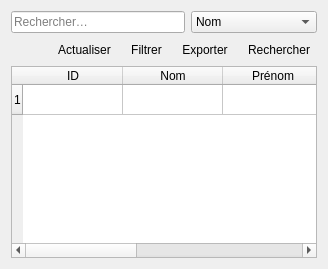
          <widget class="QWidget" name="consulterpersonnel">
           <layout class="QVBoxLayout" name="consulterLayout">
            <item>
             <layout class="QHBoxLayout" name="horizontalLayout">
              <item>
               <widget class="QLineEdit" name="lineEdit">
                <property name="placeholderText">
                 <string>Rechercher…</string>
                </property>
               </widget>
              </item>
              <item>
               <widget class="QComboBox" name="comboBox">
                <item>
                 <property name="text">
                  <string>Nom</string>
                 </property>
                </item>
                <item>
                 <property name="text">
                  <string>Email</string>
                 </property>
                </item>
                <item>
                 <property name="text">
                  <string>Rôle</string>
                 </property>
                </item>
                <item>
                 <property name="text">
                  <string>Date d'embauche</string>
                 </property>
                </item>
               </widget>
              </item>
             </layout>
            </item>
            <item>
             <layout class="QHBoxLayout" name="horizontalLayout_2">
              <item>
               <spacer name="horizontalSpacer">
                <property name="orientation">
                 <enum>Qt::Orientation::Horizontal</enum>
                </property>
                <property name="sizeHint" stdset="0">
                 <size>
                  <width>40</width>
                  <height>20</height>
                 </size>
                </property>
               </spacer>
              </item>
              <item>
               <widget class="QToolButton" name="toolButton_2">
                <property name="toolTip">
                 <string>Actualiser</string>
                </property>
                <property name="text">
                 <string>Actualiser</string>
                </property>
                <property name="icon">
                 <iconset resource="img.qrc">
                  <normaloff>:/img/refresh.svg</normaloff>:/img/refresh.svg</iconset>
                </property>
                <property name="toolButtonStyle">
                 <enum>Qt::ToolButtonStyle::ToolButtonTextBesideIcon</enum>
                </property>
                <property name="autoRaise">
                 <bool>true</bool>
                </property>
               </widget>
              </item>
              <item>
               <widget class="QToolButton" name="toolButton_4">
                <property name="toolTip">
                 <string>Filtrer</string>
                </property>
                <property name="text">
                 <string>Filtrer</string>
                </property>
                <property name="icon">
                 <iconset resource="img.qrc">
                  <normaloff>:/img/filter.svg</normaloff>:/img/filter.svg</iconset>
                </property>
                <property name="toolButtonStyle">
                 <enum>Qt::ToolButtonStyle::ToolButtonTextBesideIcon</enum>
                </property>
                <property name="autoRaise">
                 <bool>true</bool>
                </property>
               </widget>
              </item>
              <item>
               <widget class="QToolButton" name="exportEmpBtn">
                <property name="toolTip">
                 <string>Exporter</string>
                </property>
                <property name="text">
                 <string>Exporter</string>
                </property>
                <property name="icon">
                 <iconset resource="img.qrc">
                  <normaloff>:/img/export.svg</normaloff>:/img/export.svg</iconset>
                </property>
                <property name="toolButtonStyle">
                 <enum>Qt::ToolButtonStyle::ToolButtonTextBesideIcon</enum>
                </property>
                <property name="autoRaise">
                 <bool>true</bool>
                </property>
               </widget>
              </item>
              <item>
               <widget class="QToolButton" name="searchEmpButton">
                <property name="toolTip">
                 <string>Rechercher</string>
                </property>
                <property name="text">
                 <string>Rechercher</string>
                </property>
                <property name="icon">
                 <iconset resource="img.qrc">
                  <normaloff>:/img/search.svg</normaloff>:/img/search.svg</iconset>
                </property>
                <property name="toolButtonStyle">
                 <enum>Qt::ToolButtonStyle::ToolButtonTextBesideIcon</enum>
                </property>
                <property name="autoRaise">
                 <bool>true</bool>
                </property>
               </widget>
              </item>
             </layout>
            </item>
            <item>
             <widget class="QTableWidget" name="tableEmp">
              <property name="sizePolicy">
               <sizepolicy hsizetype="Expanding" vsizetype="Expanding">
                <horstretch>0</horstretch>
                <verstretch>0</verstretch>
               </sizepolicy>
              </property>
              <property name="editTriggers">
               <set>QAbstractItemView::EditTrigger::NoEditTriggers</set>
              </property>
              <property name="alternatingRowColors">
               <bool>true</bool>
              </property>
              <property name="selectionMode">
               <enum>QAbstractItemView::SelectionMode::SingleSelection</enum>
              </property>
              <property name="selectionBehavior">
               <enum>QAbstractItemView::SelectionBehavior::SelectRows</enum>
              </property>
              <property name="sortingEnabled">
               <bool>true</bool>
              </property>
              <row />
              <column>
               <property name="text">
                <string>ID</string>
               </property>
              </column>
              <column>
               <property name="text">
                <string>Nom</string>
               </property>
              </column>
              <column>
               <property name="text">
                <string>Prénom</string>
               </property>
              </column>
              <column>
               <property name="text">
                <string>Email</string>
               </property>
              </column>
              <column>
               <property name="text">
                <string>Rôle</string>
               </property>
              </column>
             </widget>
            </item>
           </layout>
          </widget>
